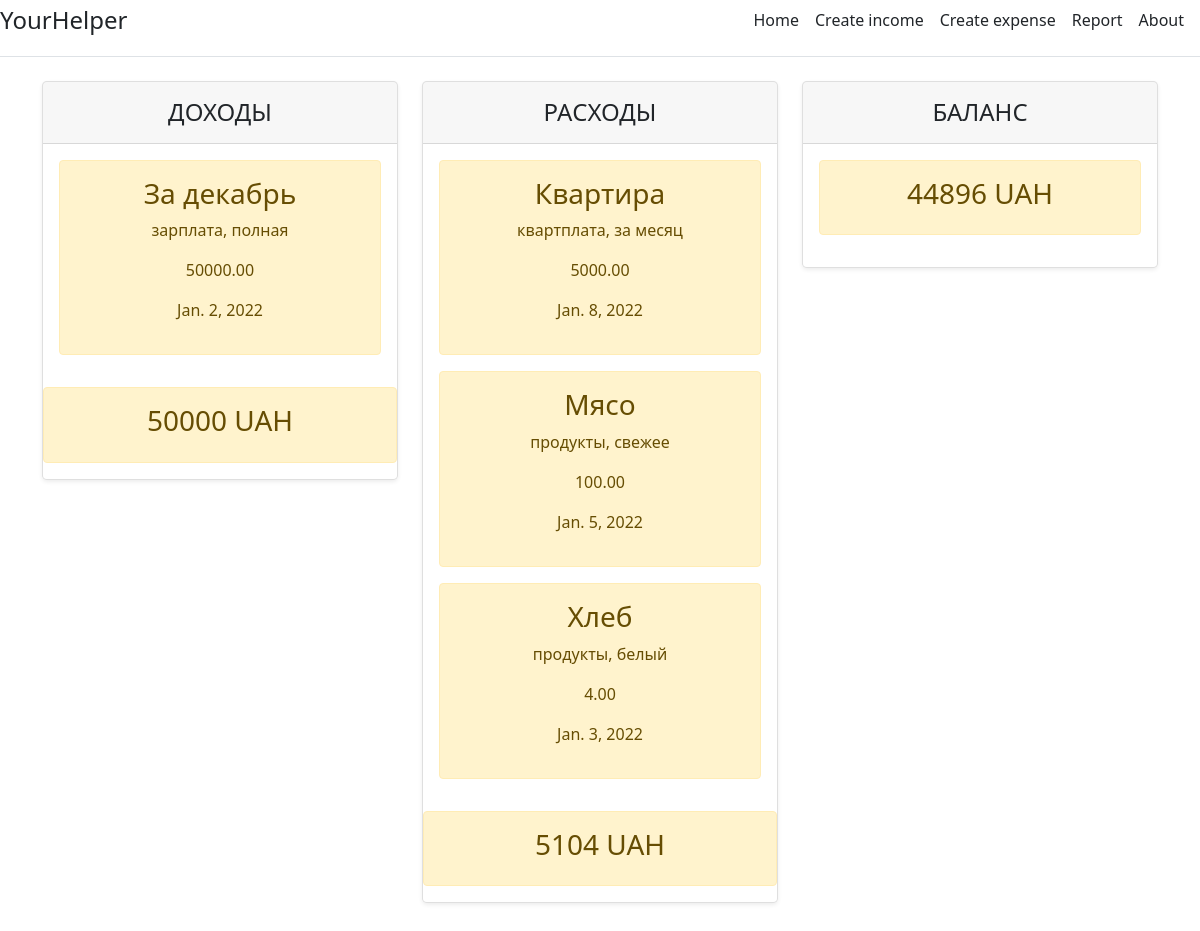
The page / on the database its author committed.
### main/models.py (models this page shows, shortened)
class Income(models.Model):
    category = models.ForeignKey(Category, on_delete=models.CASCADE, verbose_name='Категория')
    title = models.CharField("Название", max_length=50)
    comment = models.TextField("Комментарий")
    sum = models.DecimalField('Сумма', max_digits=19, decimal_places=2)
    date = models.DateField('date published', default=date.today)
    class Meta:
        verbose_name = "категория"
        verbose_name_plural = "Категории"
    class Meta:
        verbose_name = "Доход"
        verbose_name_plural = "Доходы"

class Category(models.Model):
    name = models.CharField(max_length=64, verbose_name='Название')
    def __str__(self):
        return self.name

class Expense(models.Model):
    category = models.ForeignKey(Category, on_delete=models.CASCADE, verbose_name='Категория')
    title = models.CharField("Название", max_length=50)
    comment = models.TextField("Комментарий")
    sum = models.DecimalField('Сумма', max_digits=19, decimal_places=2)
    date = models.DateField('date published', default=date.today)
    class Meta:
        verbose_name = "Расход"
        verbose_name_plural = "Расходы"

### main/views.py (the view)
# urls.py: path('', views.index, name='home'),
def index(request):
    incomes = Income.objects.order_by('-id')[:5]
    expenses = Expense.objects.order_by('-id')[:5]
    balance1 = Income.objects.all().aggregate(sum=Sum('sum')).get('sum')
    if balance1 == None:
        balance1 = 0
    balance2 = Expense.objects.all().aggregate(sum=Sum('sum')).get('sum')
    if balance2 == None:
        balance2 = 0
    balance = balance1 - balance2
    return render(request, 'main/index.html',
                  {'title': 'Главная страница сайта', 'incomes': incomes, "expenses": expenses, "balance1": balance1,
                   "balance2": balance2, "balance": balance})

### main/templates/main/index.html (shortened to what this page needs)
{% extends 'main/base.html' %}
{% block content %}
<div class="row row-cols-1 row-cols-md-3 mb-3 text-center">
    <div class="col">
        <div class="card mb-4 rounded-3 shadow-sm">
            <div class="card-header py-3">
                <h4 class="my-0 fw-normal">ДОХОДЫ</h4>
            </div>
            <div class="card-body">
                {% if incomes %}
                {% for el in incomes %}
                <div class="alert alert-warning" mt-2">
                <h3>{{ el.title }}</h3>
                <p>{{ el.category }}, {{ el.comment }}</p>
                <p>{{ el.sum }}</p>
                <p>{{ el.date }}</p>
            </div>
            {% endfor %}
            {% else %}
            <p> Нет записей</p>
            {% endif %}
           </div>
         <div class="alert alert-warning" mt-2>
                        <h3>{{ balance1 }} UAH</h3>
        </div>
    </div>
</div>
<div class="col">
    <div class="card mb-4 rounded-3 shadow-sm">
        <div class="card-header py-3">
            <h4 class="my-0 fw-normal">РАСХОДЫ</h4>
        </div>
        <div class="card-body">
            {% if expenses %}
            {% for el in expenses %}
            <div class="alert alert-warning" mt-2>
                <h3>{{ el.title }}</h3>
                <p>{{ el.category }}, {{ el.comment }}</p>
                <p>{{ el.sum }}</p>
                <p>{{ el.date }}</p>
            </div>
            {% endfor %}
            {% else %}
            <p> Нет записей</p>
            {% endif %}
        </div>
                    <div class="alert alert-warning" mt-2>
                <h3>{{ balance2 }} UAH</h3>
            </div>
    </div>
</div>
<div class="col">
    <div class="card mb-4 rounded-3 shadow-sm">
        <div class="card-header py-3">
            <h4 class="my-0 fw-normal">БАЛАНС</h4>
        </div>
        <div class="card-body">
            {% if expenses or incomes %}
            <div class="alert alert-warning" mt-2>
                <h3>{{ balance }} UAH </h3>
            </div>
            {% else %}
            <p> Нет записей</p>
            {% endif %}
        </div>
    </div>
{% endblock %}

### main/templates/main/base.html (shortened to what this page needs)
<!DOCTYPE html>
<html lang="en">
<head>
    <link rel="stylesheet" href="https://cdn.jsdelivr.net/npm/bootstrap@5.1.3/dist/css/bootstrap.min.css"
</head>
<body>
     <div class="d-flex flex-column flex-md-row align-items-center pb-3 mb-4 border-bottom">
      <a href="/" class="d-flex align-items-center text-dark text-decoration-none">
        <span class="fs-4">YourHelper</span>
      </a>
      <nav class="d-inline-flex mt-2 mt-md-0 ms-md-auto">
        <a class="me-3 py-2 text-dark text-decoration-none" href="{% url 'home' %}">Home</a>
        <a class="me-3 py-2 text-dark text-decoration-none" href="{% url 'create_income' %}">Create income</a>
        <a class="me-3 py-2 text-dark text-decoration-none" href="{% url 'create_expense' %}">Create expense</a>
        <a class="me-3 py-2 text-dark text-decoration-none" href="{% url 'search_form' %}">Report</a>
        <a class="me-3 py-2 text-dark text-decoration-none" href="{% url 'about' %}">About</a>
      </nav>
      </div>
     <div class="container">
         {% block content %}{% endblock %}
     </div>
</body>
</html>

### rows shown on the page
Income: title "За декабрь", category "зарплата", comment "полная", sum "50000.00", date "Jan. 2, 2022"
Expense: title "Квартира", category "квартплата", comment "за месяц", sum "5000.00", date "Jan. 8, 2022"
Expense: title "Мясо", category "продукты", comment "свежее", sum "100.00", date "Jan. 5, 2022"
Expense: title "Хлеб", category "продукты", comment "белый", sum "4.00", date "Jan. 3, 2022"

### other values the page prints
{{ balance1 }} "50000"
{{ balance2 }} "5104"
{{ balance }} "44896"
